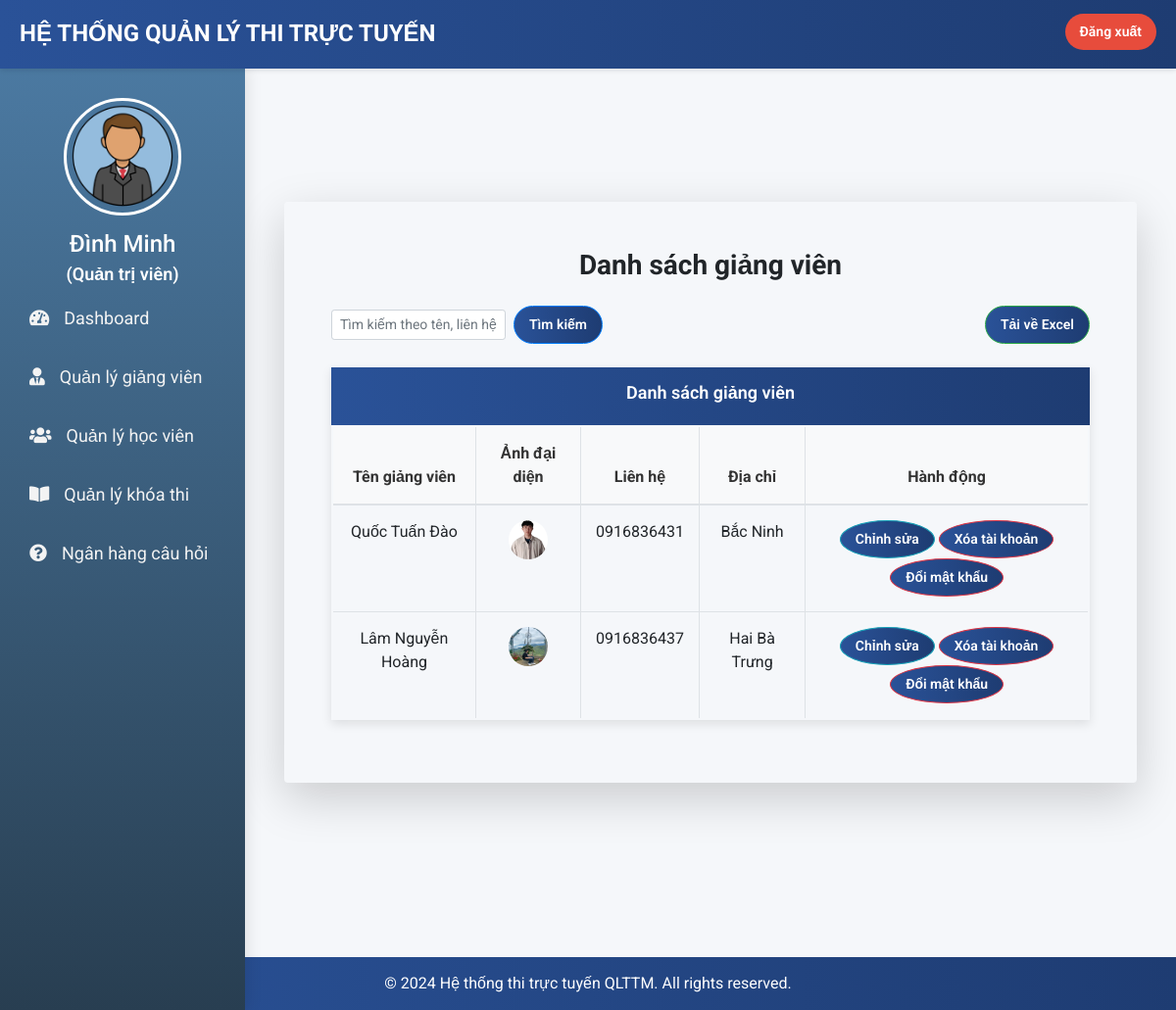
Screenshot of /admin-view-teacher (signed in) with the database file from the repository.
### teacher/models.py (models this page shows, shortened)
class Teacher(models.Model):
    user=models.OneToOneField(User,on_delete=models.CASCADE)
    profile_pic= models.ImageField(upload_to='profile_pic/Teacher/',null=True,blank=True)
    address = models.CharField(max_length=40)
    mobile = models.CharField(max_length=20,null=False)
    status= models.BooleanField(default=False)
    salary=models.PositiveIntegerField(null=True)

### exam/views.py (the view, shortened to what this page needs)
# urls.py: path('admin-view-teacher', views.admin_view_teacher_view,name='admin-view-teacher'),
@login_required(login_url='adminlogin')
def admin_view_teacher_view(request):
    search_query = request.GET.get('search', '')
    teachers = TMODEL.Teacher.objects.all().filter(status=True)
    return render(request, 'exam/admin_view_teacher.html', {'teachers': teachers})

### templates/exam/admin_view_teacher.html (shortened to what this page needs)
{% extends 'exam/adminbase.html' %}
{% block content %}
{% load static %}
<head>
  <link rel="stylesheet" href="https://maxcdn.bootstrapcdn.com/bootstrap/4.5.2/css/bootstrap.min.css">
</head>
<br><br>
<div class="container my-5">
  <div class="form-container p-5 shadow-lg rounded">
    <h2 class="text-center mb-4">Danh sách giảng viên</h2>
    <div class="search-actions mb-4">
      <form method="GET" class="form-inline">
        <input type="text" name="search" value="{{ request.GET.search }}" class="form-control form-control-sm mr-2" placeholder="Tìm kiếm theo tên, liên hệ, địa chỉ">
        <button type="submit" class="btn btn-primary btn-sm">Tìm kiếm</button>
      </form>
      <a href="{% url 'export-teacher-excel' %}" class="btn btn-success btn-sm">Tải về Excel</a>
    </div>
    <div class="panel panel-primary rounded-0">
      <div class="panel-heading rounded-0">
        <h6 class="panel-title text-white">Danh sách giảng viên</h6>
      </div>
      <table class="table table-hover table-bordered rounded" id="dev-table">
        <thead>
          <tr>
            <th>Tên giảng viên</th>
            <th>Ảnh đại diện</th>
            <th>Liên hệ</th>
            <th>Địa chỉ</th>
            <th>Hành động</th>
          </tr>
        </thead>
        <tbody>
          {% for t in teachers %}
          <tr>
            <td>{{ t.user.first_name }} {{ t.user.last_name }}</td>
            <td><img src="{% static t.profile_pic.url %}" alt="Ảnh đại diện" height="40px" width="40px" class="rounded-circle" /></td>
            <td>{{ t.mobile }}</td>
            <td>{{ t.address }}</td>
            <td class="text-center">
              <a class="btn btn-info btn-xs rounded-circle" href="{% url 'update-teacher' t.id %}">
                 Chỉnh sửa
              </a>
              <a class="btn btn-danger btn-xs rounded-circle" href="{% url 'delete-teacher' t.id %}" onclick="return confirm('Bạn có chắc chắn muốn xóa giảng viên này?')">
                 Xóa tài khoản
              </a>
              <a class="btn btn-danger btn-xs rounded-circle" href="{% url 'update-teacher-password' t.id %}">
                 Đổi mật khẩu
              </a>
            </td>
          </tr>
          {% endfor %}
        </tbody>
      </table>
    </div>
  </div>
</div>
<br><br><br><br><br><br>
{% endblock content %}

### templates/exam/adminbase.html (shortened to what this page needs)
<!DOCTYPE html>
{% load static %}
<html lang="vi">
<head>
  <link rel="stylesheet" href="https://maxcdn.bootstrapcdn.com/bootstrap/4.4.1/css/bootstrap.min.css">
  <link rel="stylesheet" href="https://cdnjs.cloudflare.com/ajax/libs/font-awesome/5.12.1/css/all.min.css">
</head>
<body>
  <header>
    <div class="left_area">
      <h3>Hệ Thống Quản Lý Thi Trực Tuyến</h3>
    </div>
    <a href="/logout" class="logout_btn">Đăng xuất</a>
  </header>
  <div class="sidebar" id="sidebar">
    <center>
      <img src="{% static 'image/admin-avatar.png' %}" class="profile_image" alt="Admin Avatar">
      <h4>{{ request.user.first_name }}</h4>
      <h6>(Quản trị viên)</h6>
    </center>
    <a href="/admin-dashboard"><i class="fas fa-tachometer-alt"></i><span>Dashboard</span></a>
    <a href="/admin-teacher"><i class="fas fa-user-tie"></i><span>Quản lý giảng viên</span></a>
    <a href="/admin-student"><i class="fas fa-users"></i><span>Quản lý học viên</span></a>
    <a href="/admin-course"><i class="fas fa-book-open"></i><span>Quản lý khóa thi</span></a>
    <a href="/admin-question"><i class="fas fa-question-circle"></i><span>Ngân hàng câu hỏi</span></a>
  </div>
  <div class="content" id="content">
    {% block content %}{% endblock content %}
  </div>
  <footer>
    &copy; {% now 'Y' %} Hệ thống thi trực tuyến QLTTM. All rights reserved.
  </footer>
</body>
</html>

### templates/exam/adminbase.html (style rules this page uses)
body { margin: 0; padding: 0; font-family: 'Roboto', sans-serif; background-color: #f4f6f9; }
header { position: fixed; top: 0; left: 0; width: 100%; height: 70px; padding: 20px; z-index: 2; background: linear-gradient(to right, #2a5298, #1e3c72); color: #fff; box-shadow: 0 2px 5px rgba(0, 0, 0, 0.1); }
.left_area h3 { margin: 0; text-transform: uppercase; font-size: 24px; font-weight: 700; }
.logout_btn { padding: 8px 15px; background: #e74c3c; text-decoration: none; color: white; border-radius: 25px; font-size: 14px; font-weight: 600; float: right; margin-top: -35px; }
.sidebar { position: fixed; top: 70px; left: 0; width: 250px; height: calc(100% - 70px); background: linear-gradient(to bottom, #4b79a1, #283e51); color: white; padding-top: 30px; box-shadow: 2px 0 15px rgba(0, 0, 0, 0.1); z-index: 1; transition: all 0.3s ease; }
.sidebar .profile_image { width: 120px; height: 120px; border-radius: 50%; margin-bottom: 10px; border: 3px solid #fff; }
.sidebar h4, .sidebar h6 { color: white; margin: 5px 0; }
.sidebar a { color: #f3f3f3; font-size: 18px; display: block; line-height: 60px; padding: 0 30px; text-decoration: none; transition: all 0.3s ease; }
.sidebar i { padding-right: 15px; }
.content { margin-left: 250px; padding: 20px; margin-top: 70px; transition: margin-left 0.3s ease; }
footer { text-align: center; padding: 15px; background: linear-gradient(to right, #2a5298, #1e3c72); color: white; position: fixed; width: 100%; bottom: 0; }

### templates/exam/admin_view_teacher.html (style rules this page uses)
body { font-family: 'Roboto', sans-serif; background-color: #f5f7fa; margin: 0; padding: 0; }
h6 { text-align: center; font-size: 18px; font-weight: 600; color: #fff; }
.panel { border-radius: 15px; box-shadow: 0 4px 10px rgba(0, 0, 0, 0.1); }
.panel-heading { background: linear-gradient(to right, #2a5298, #1e3c72); color: white; border-radius: 15px 15px 0 0; padding: 15px; }
.table { border-radius: 15px; overflow: hidden; border: none; }
.table th, .table td { padding: 15px; text-align: center; }
.table th { background-color: #f8f9fa; color: #333; }
.table-bordered { border-radius: 15px; border: 2px solid #ddd; }
.btn { background: linear-gradient(to right, #2a5298, #1e3c72); color: white; font-size: 14px; font-weight: 600; padding: 8px 15px; border-radius: 25px; transition: background-color 0.3s ease; }
h2 { text-align: center; margin-bottom: 30px; font-size: 28px; font-weight: 700; }
.container { margin-top: 50px; padding: 20px; }
.search-actions { display: flex; justify-content: space-between; }

### rows the page displays
Teacher: user.first_name "Quốc Tuấn", user.last_name "Đào", profile_pic (picture), mobile "0916836431", address "Bắc Ninh"
Teacher: user.first_name "Lâm", user.last_name "Nguyễn Hoàng", profile_pic (picture), mobile "0916836437", address "Hai Bà Trưng"

### other values shown
{{ request.user.first_name }} "Đình Minh"
